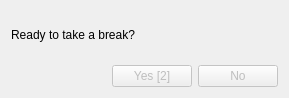
<?xml version="1.0" encoding="UTF-8"?>
<ui version="4.0">
 <class>Qrammer::Window::CrammingReminder</class>
 <widget class="QDialog" name="Qrammer::Window::CrammingReminder">
  <property name="geometry">
   <rect>
    <x>0</x>
    <y>0</y>
    <width>289</width>
    <height>98</height>
   </rect>
  </property>
  <property name="windowTitle">
   <string>Qrammer - Break Reminder</string>
  </property>
  <property name="windowIcon">
   <iconset resource="../../../resources/res.qrc">
    <normaloff>:/qrammer.ico</normaloff>:/qrammer.ico</iconset>
  </property>
  <layout class="QVBoxLayout" name="verticalLayout">
   <item>
    <widget class="QLabel" name="label">
     <property name="text">
      <string>Ready to take a break?</string>
     </property>
    </widget>
   </item>
   <item>
    <layout class="QHBoxLayout" name="horizontalLayout">
     <item>
      <spacer name="horizontalSpacer">
       <property name="orientation">
        <enum>Qt::Horizontal</enum>
       </property>
       <property name="sizeHint" stdset="0">
        <size>
         <width>40</width>
         <height>20</height>
        </size>
       </property>
      </spacer>
     </item>
     <item>
      <widget class="QPushButton" name="pushButton_Yes">
       <property name="enabled">
        <bool>false</bool>
       </property>
       <property name="text">
        <string>Yes [2]</string>
       </property>
      </widget>
     </item>
     <item>
      <widget class="QPushButton" name="pushButton_No">
       <property name="enabled">
        <bool>false</bool>
       </property>
       <property name="text">
        <string>No</string>
       </property>
      </widget>
     </item>
    </layout>
   </item>
  </layout>
 </widget>
 <resources>
  <include location="../../../resources/res.qrc"/>
 </resources>
 <connections/>
</ui>
